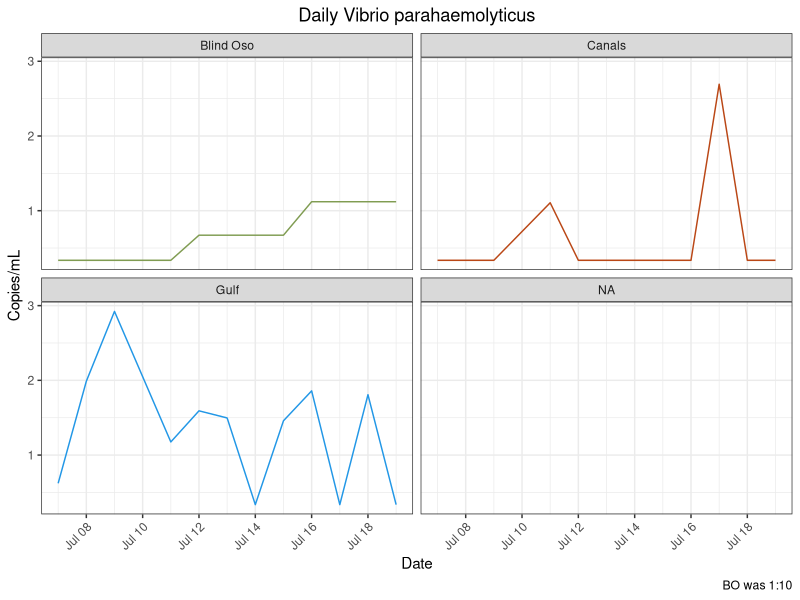
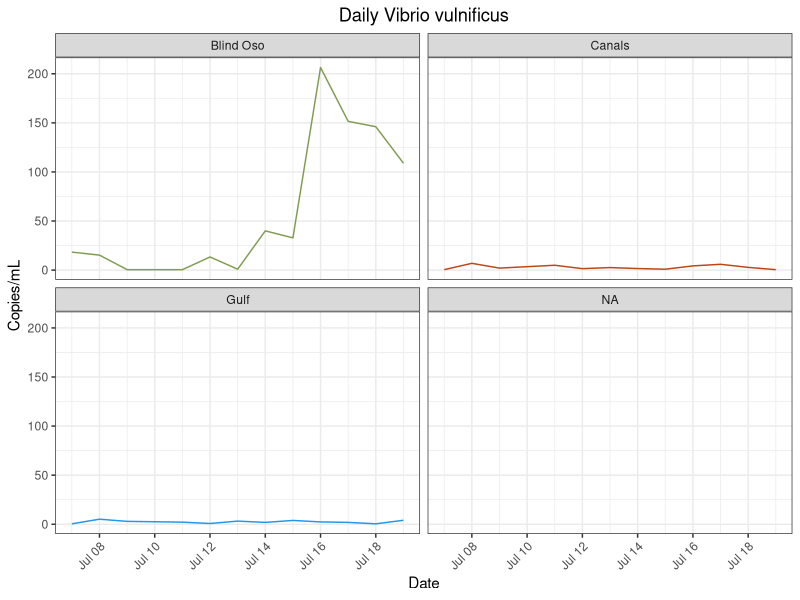
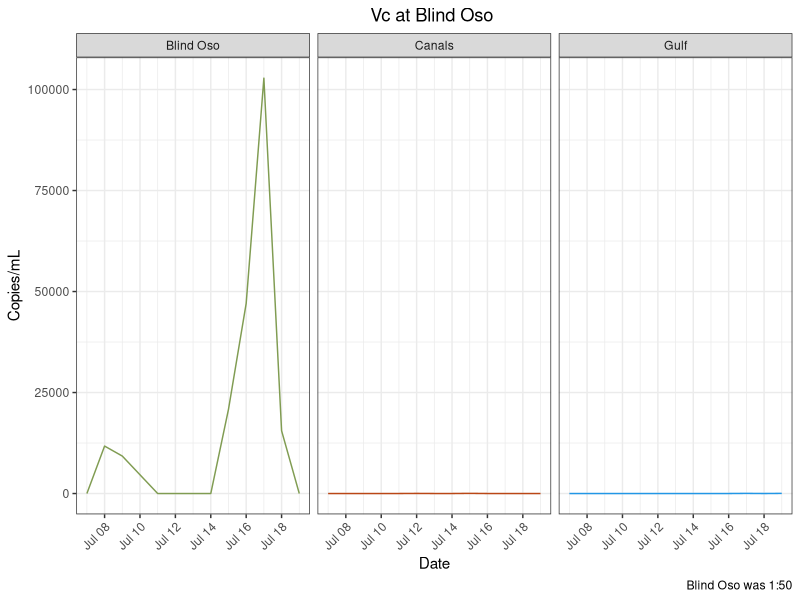
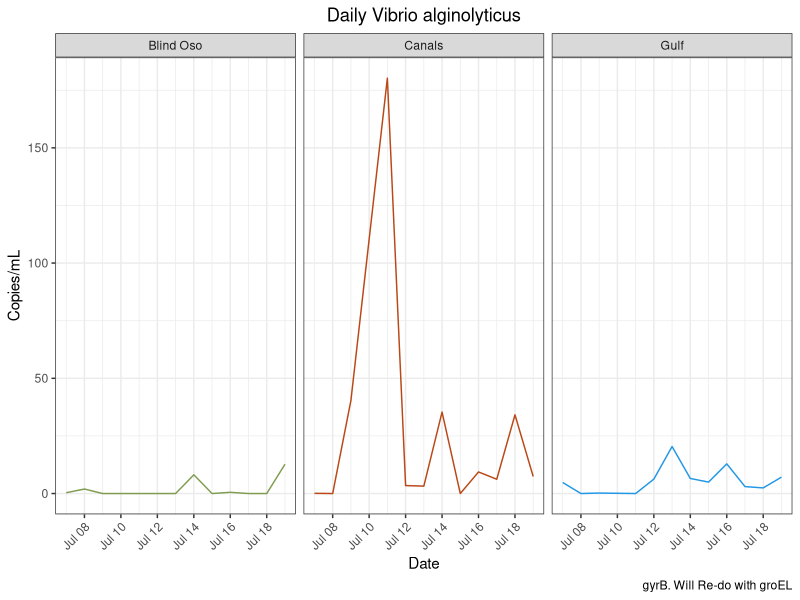
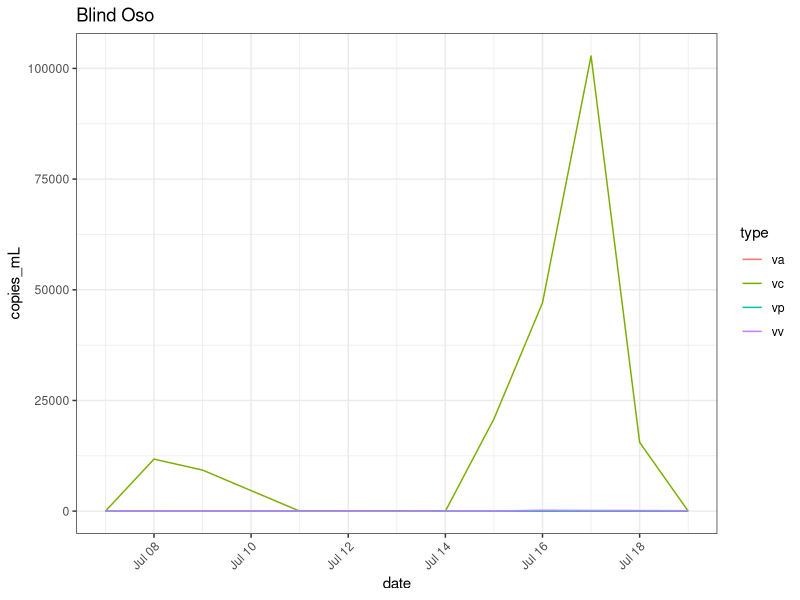
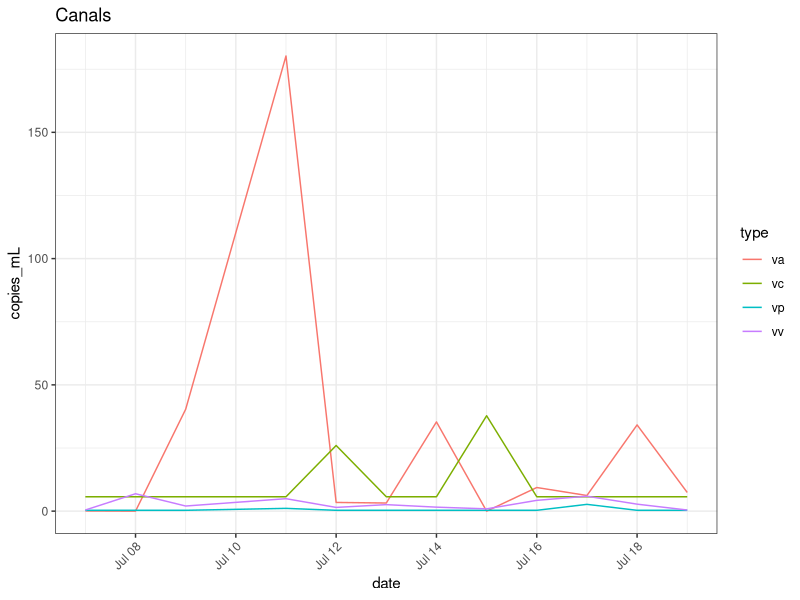
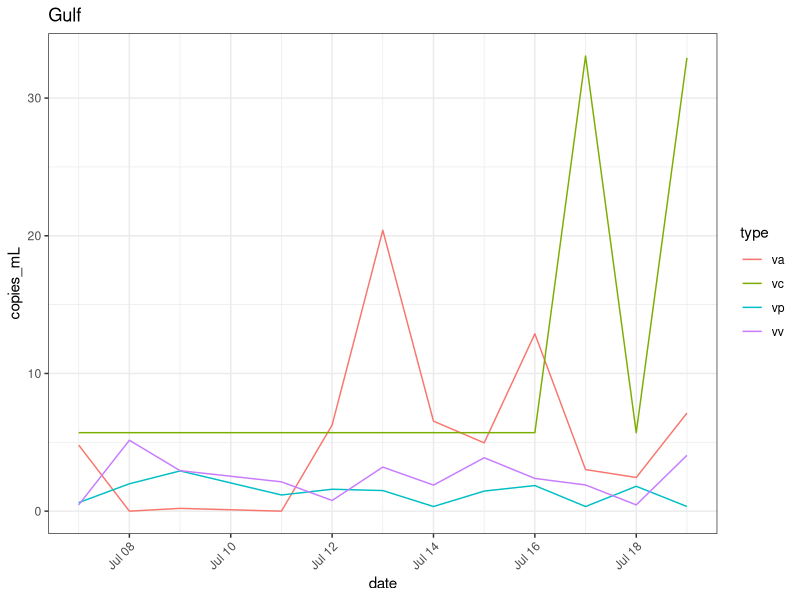
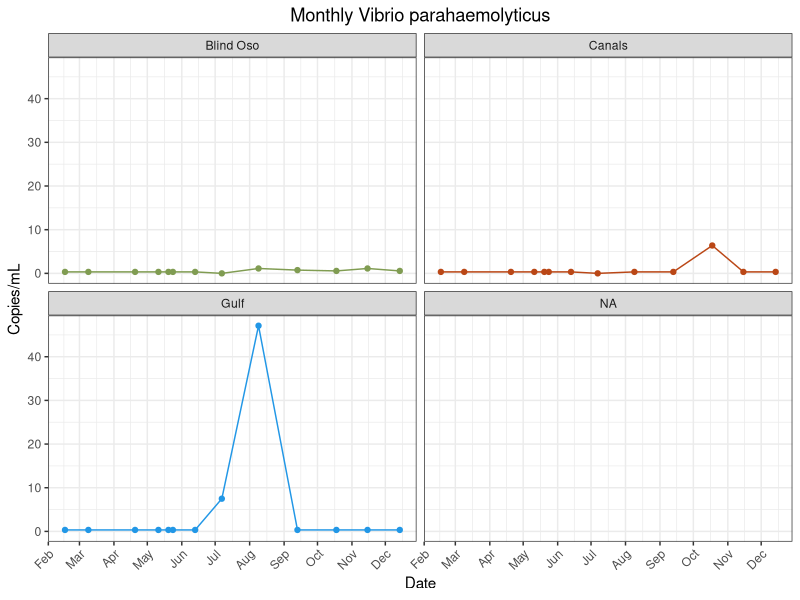

R code for these plots, in order:
## ---- chunk 1
library(here)
library(tidyverse)
library(lubridate)
library(ggpubr) #Stacking Plots
## ---- chunk 2
vp<- read_csv(here("data", "processed_data","vp_clean_copies.csv"))
vp_m<- read_csv(here("data", "processed_data","vp_mon_clean_copies.csv")) 

vv<- read_csv(here("data", "processed_data","vv_clean_copies_redo.csv")) #Trial two is best. Other trials exist too. 
vv_m<- read_csv(here("data", "processed_data","vv_clean_copies_mon.csv"))

vc<- read_csv(here("data", "processed_data", "vc_clean_copies_daily.csv")) #Daily
vc_m<- read_csv(here("data", "processed_data", "vc_clean_copies_mon.csv"))#Monthly
vc_bo<- read_csv(here("data", "processed_data","vc_clean_copies_dail_1_50.csv")) #Ran 1:50. with 5 reps (run with 2 reps + run with 3 reps)
vc_bo_50<- read_csv(here("data", "processed_data","vc_clean_copies_daily_1_50_2reps.csv"))#Just reps 4 and 5 to compare. This looks fine, but I removed the code so as to clean up this script.

va<- read_csv(here("data", "processed_data", "va_clean_copies_daily.csv"))
va_m<-  read_csv(here("data", "processed_data", "va_clean_copies_monthly.csv"))
## ---- chunk 3
vv<- vv %>%
  mutate(site = recode(site, "BO" = "Blind Oso")) %>%
  mutate(site = recode(site, "C2" = "Canals")) %>%
  mutate(site = recode(site, "RD" = "Gulf"))

vp<- vp %>%
  mutate(site = recode(site, "BO" = "Blind Oso")) %>%
  mutate(site = recode(site, "C2" = "Canals")) %>%
  mutate(site = recode(site, "RD" = "Gulf"))

vc<- vc %>%
  mutate(site = recode(site, "BO" = "Blind Oso")) %>%
  mutate(site = recode(site, "C2" = "Canals")) %>%
  mutate(site = recode(site, "RD" = "Gulf"))
vc_bo<- vc_bo %>%
  mutate(site = recode(site, "BO" = "Blind Oso")) %>%
  mutate(site = recode(site, "C2" = "Canals")) %>%
  mutate(site = recode(site, "RD" = "Gulf"))
vc_bo_50<- vc_bo_50 %>%
  mutate(site = recode(site, "BO" = "Blind Oso")) %>%
  mutate(site = recode(site, "C2" = "Canals")) %>%
  mutate(site = recode(site, "RD" = "Gulf"))

va<- va %>%
  mutate(site = recode(site, "BO" = "Blind Oso")) %>%
  mutate(site = recode(site, "C2" = "Canals")) %>%
  mutate(site = recode(site, "RD" = "Gulf"))
## ---- chunk 4
vc<- 
  vc %>%
  filter(!site %in% "Blind Oso")  #Gets rid of old BO 
  
vc_d<- rbind(vc, vc_bo) #Adds new BO to C2 and RD
## ---- chunk 5
#Vp Mon
vp_m<- vp_m %>%
  select(!...1) 
jul_bo = data.frame(date = as.Date("2022-07-07"), copies_mL=0, site = "BO")
jul_c2 = data.frame(date = as.Date("2022-07-07"), copies_mL=0, site = "C2")
jul_rd = data.frame(date = as.Date("2022-07-07"), copies_mL=7.49310194, site = "RD")
vp_m = rbind(jul_bo, jul_c2, jul_rd, vp_m) %>%
  mutate(site = recode(site, "BO" = "Blind Oso")) %>%
  mutate(site = recode(site, "C2" = "Canals")) %>%
  mutate(site = recode(site, "RD" = "Gulf"))
                     

#Vv Mon
vv_m<- vv_m %>%
  select(!...1) 
jul_bo = data.frame(date = as.Date("2022-07-07"), copies_mL=0, site = "BO")
jul_c2 = data.frame(date = as.Date("2022-07-07"), copies_mL=0, site = "C2")
jul_rd = data.frame(date = as.Date("2022-07-07"), copies_mL=7.49310194, site = "RD")
vv_m = rbind(jul_bo, jul_c2, jul_rd, vv_m)%>%
  mutate(site = recode(site, "BO" = "Blind Oso")) %>%
  mutate(site = recode(site, "C2" = "Canals")) %>%
  mutate(site = recode(site, "RD" = "Gulf"))

vc_m<- vc_m %>%
  select(!...1) 
  jul_bo = data.frame(date = as.Date("2022-07-07"), copies_mL=263.208407, site = "BO")
  jul_c2 = data.frame(date = as.Date("2022-07-07"), copies_mL=0, site = "C2")
  jul_rd = data.frame(date = as.Date("2022-07-07"), copies_mL=0, site = "RD")
  vc_m = rbind(jul_bo, jul_c2, jul_rd, vc_m)%>%
    mutate(site = recode(site, "BO" = "Blind Oso")) %>%
    mutate(site = recode(site, "C2" = "Canals")) %>%
    mutate(site = recode(site, "RD" = "Gulf"))
  
 va_m<- va_m %>%
  select(!...1) 
  jul_bo = data.frame(date = as.Date("2022-07-07"), copies_mL=0, site = "BO")
  jul_c2 = data.frame(date = as.Date("2022-07-07"), copies_mL=5.494766, site = "C2")
  jul_rd = data.frame(date = as.Date("2022-07-07"), copies_mL=0, site = "RD")
  va_m = rbind(jul_bo, jul_c2, jul_rd, va_m)%>%
    mutate(site = recode(site, "BO" = "Blind Oso")) %>%
    mutate(site = recode(site, "C2" = "Canals")) %>%
    mutate(site = recode(site, "RD" = "Gulf")) 
## ---- chunk 6
#png(file = here("results", "plots", "species_specific", "vp_daily.png"))
 vp %>%
  ggplot() + geom_line(
    aes(x = date,
        y = copies_mL,
        color = site))+ 
  facet_wrap(~site)  +
  labs(x = "Date",
       y = "Copies/mL",
       title = "Daily Vibrio parahaemolyticus",
       caption = "BO was 1:10")+
  theme_bw()+
  theme(
    plot.title = element_text(hjust = 0.5),
    axis.text.x = element_text(hjust = 1, angle = 45),
    legend.position = "none")+
  scale_color_manual(values = c("Blind Oso" = "#809C52",
                                "Canals" = "#ba4716",
                                "Gulf" = "4c848c"))
# dev.off()

## ---- chunk 7
#png(file = here("results", "plots", "species_specific", "vv_daily.png"))

vv %>%
  #filter(!site %in% "Blind Oso") %>%
  ggplot() + geom_line(
    aes(x = date,
        y = copies_mL,
        color = site))+ 
  facet_wrap(~site)  +
  labs(x = "Date",
       y = "Copies/mL",
       title = "Daily Vibrio vulnificus")+
  theme_bw()+
  theme(
    plot.title = element_text(hjust = 0.5),
    axis.text.x = element_text(hjust = 1, angle = 45),
    legend.position = "none")+ 
  scale_color_manual(values = c("Blind Oso" = "#809C52",
                                "Canals" = "#ba4716",
                                "Gulf" = "4c848c"))
#dev.off()

## ---- chunk 8
vc_d %>%
#filter(!site %in% "Blind Oso") %>%
  ggplot() + geom_line(
    aes(x = date,
        y = copies_mL,
        color = site))+ 
  facet_wrap(~site)  +
  labs(x = "Date",
       y = "Copies/mL",
       title = "Vc at Blind Oso ",
       caption = "Blind Oso was 1:50")+
  theme_bw()+
  theme(
    plot.title = element_text(hjust = 0.5),
    axis.text.x = element_text(hjust = 1, angle = 45),
    legend.position = "none")+ 
  scale_color_manual(values = c("Blind Oso" = "#809C52", #5 replicates
                                "Canals" = "#ba4716",#3
                                "Gulf" = "4c848c"))#3
## ---- chunk 9
#png(file = here("results", "plots", "species_specific", "va_daily.png"))

va %>%
 #filter(!site %in% "Blind Oso") %>%
  ggplot() + geom_line(
    aes(x = date,
        y = copies_mL,
        color = site))+ 
  facet_wrap(~site)  +
  labs(x = "Date",
       y = "Copies/mL",
       title = "Daily Vibrio alginolyticus",
       caption = "gyrB. Will Re-do with groEL")+
  theme_bw()+
  theme(
    plot.title = element_text(hjust = 0.5),
    axis.text.x = element_text(hjust = 1, angle = 45),
    legend.position = "none")+ 
  scale_color_manual(values = c("Blind Oso" = "#809C52",
                                "Canals" = "#ba4716",
                                "Gulf" = "4c848c"))
#dev.off()

## ---- chunk 10
#Make new columns with species 
type = "vc"
vc1<- cbind(vc_d, type)

type = "vv"
vv1<- cbind(vv, type)

type = "vp"
vp1<- cbind(vp, type)

type = "va"
va1<- cbind(va,type)

#Combine datasets
master<- rbind(vc1,vp1,vv1, va1)
# Save this
saveRDS(master, file = here("data", "processed_data","species_copies.rds"))
## ---- chunk 11
#png(file = here("results", "plots", "species_specific", "bo_daily.png"))

 master %>%
  filter(site %in% "Blind Oso")%>%
  ggplot() + geom_line(
    aes(
      x = date,
      y = copies_mL,
      color = type))+ 
  theme_bw()+
  theme(
    axis.text.x = element_text(hjust = 1, angle = 45))+
  labs(title = "Blind Oso")

#dev.off()

## ---- chunk 12
#png(file = here("results", "plots", "species_specific", "c2_daily.png"))

master %>%
  filter(site %in% "Canals")%>%
  ggplot() + geom_line(
    aes(
      x = date,
      y = copies_mL,
      color = type))+ 
  theme_bw()+
  theme(
    axis.text.x = element_text(hjust = 1, angle = 45))+
  labs(title = "Canals")

#dev.off()

## ---- chunk 13
#png(file = here("results", "plots", "species_specific", "rd_daily.png"))

master %>%
  filter(site %in% "Gulf")%>%
  ggplot() + geom_line(
    aes(
      x = date,
      y = copies_mL,
      color = type))+ 
  theme_bw()+
  theme(
    axis.text.x = element_text(hjust = 1, angle = 45))+
  labs(title = "Gulf")

#dev.off()

## ---- chunk 14
#png(file = here("results", "plots", "species_specific", "vp_mon.png"))

vp_m %>%
ggplot() + geom_line(
    aes(x = date,
        y = copies_mL,
        color = site))+ 
  geom_point(
     aes(x = date,
        y = copies_mL,
        color = site))+
  facet_wrap(~site)  +
  labs(x = "Date",
       y = "Copies/mL",
       title = "Monthly Vibrio parahaemolyticus")+
  theme_bw()+
  theme(
    plot.title = element_text(hjust = 0.5),
    axis.text.x = element_text(hjust = 1, angle = 45),
    legend.position = "none")+
  scale_color_manual(values = c("Blind Oso" = "#809C52",
                                "Canals" = "#ba4716",
                                "Gulf" = "4c848c"))+
  scale_x_date(date_breaks = "1 month", date_labels = "%b")

#dev.off()

## ---- chunk 15
#png(file = here("results", "plots", "species_specific", "vv_mon.png"))
 vv_m %>%
  filter(!site %in% c("E3", "NT")) %>%
 ggplot() + geom_line(
    aes(x = date,
        y = copies_mL,
        color = site))+ 
  geom_point(
     aes(x = date,
        y = copies_mL,
        color = site))+
  facet_wrap(~site)  +
  labs(x = "Date",
       y = "Copies/mL",
       title = "Monthly Vibrio vulnificus")+
  theme_bw()+
  theme(
    plot.title = element_text(hjust = 0.5),
    axis.text.x = element_text(hjust = 1, angle = 45),
    legend.position = "none")+
  scale_color_manual(values = c("Blind Oso" = "#809C52",
                                "Canals" = "#ba4716",
                                "Gulf" = "4c848c"))+
  scale_x_date(date_breaks = "1 month", date_labels = "%b")
#dev.off()

## ---- chunk 16
#png(file = here("results", "plots", "species_specific", "vc_mon.png"))
vc_m %>%
  #filter(!site %in% "Blind Oso") %>%
 ggplot() + geom_line(
    aes(x = date,
        y = copies_mL,
        color = site))+ 
  geom_point(
     aes(x = date,
        y = copies_mL,
        color = site))+
  facet_wrap(~site)  +
  labs(x = "Date",
       y = "Copies/mL",
       title = "Monthly Vibrio cholerae")+
  theme_bw()+
  theme(
    plot.title = element_text(hjust = 0.5),
    axis.text.x = element_text(hjust = 1, angle = 45),
    legend.position = "none")+
  scale_color_manual(values = c("Blind Oso" = "#809C52",
                                "Canals" = "#ba4716",
                                "Gulf" = "4c848c"))+
  scale_x_date(date_breaks = "1 month", date_labels = "%b")
#dev.off()

## ---- chunk 17
png(file = here("results", "plots", "species_specific", "va_mon.png"))
va_m %>%
  #filter(!site %in% "Blind Oso") %>%
 ggplot() + geom_line(
    aes(x = date,
        y = copies_mL,
        color = site))+ 
  geom_point(
     aes(x = date,
        y = copies_mL,
        color = site))+
  facet_wrap(~site)  +
  labs(x = "Date",
       y = "Copies/mL",
       title = "Monthly Vibrio alginolyticus")+
  theme_bw()+
  theme(
    plot.title = element_text(hjust = 0.5),
    axis.text.x = element_text(hjust = 1, angle = 45),
    legend.position = "none")+
  scale_color_manual(values = c("Blind Oso" = "#809C52",
                                "Canals" = "#ba4716",
                                "Gulf" = "4c848c"))+
  scale_x_date(date_breaks = "1 month", date_labels = "%b")
dev.off()
